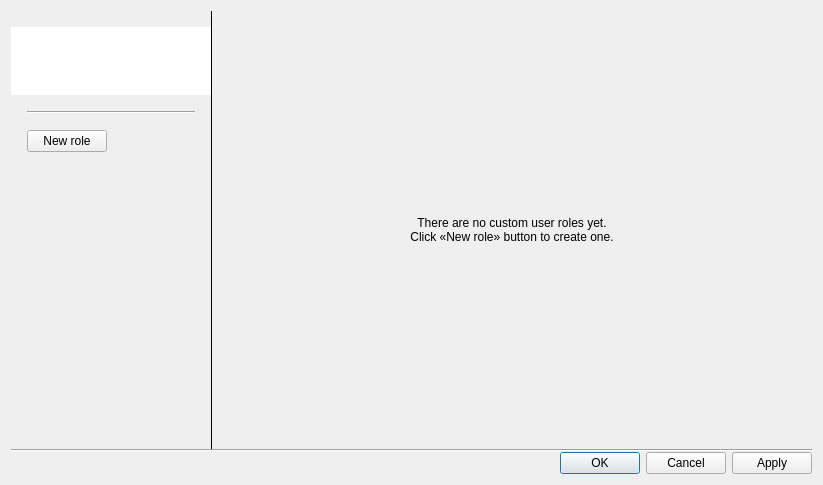
<?xml version="1.0" encoding="UTF-8"?>
<ui version="4.0">
 <class>UserGroupsDialog</class>
 <widget class="QDialog" name="UserGroupsDialog">
  <property name="geometry">
   <rect>
    <x>0</x>
    <y>0</y>
    <width>823</width>
    <height>485</height>
   </rect>
  </property>
  <property name="windowTitle">
   <string>User Roles</string>
  </property>
  <layout class="QGridLayout" name="gridLayout" columnstretch="0,0,1">
   <property name="spacing">
    <number>0</number>
   </property>
   <item row="1" column="0" colspan="3">
    <widget class="Line" name="line">
     <property name="orientation">
      <enum>Qt::Horizontal</enum>
     </property>
    </widget>
   </item>
   <item row="2" column="0" colspan="3">
    <widget class="QDialogButtonBox" name="buttonBox">
     <property name="orientation">
      <enum>Qt::Horizontal</enum>
     </property>
     <property name="standardButtons">
      <set>QDialogButtonBox::Apply|QDialogButtonBox::Cancel|QDialogButtonBox::Ok</set>
     </property>
    </widget>
   </item>
   <item row="0" column="2">
    <widget class="QStackedWidget" name="groupInfoStackedWidget">
     <property name="currentIndex">
      <number>0</number>
     </property>
     <widget class="QWidget" name="noGroupsPage">
      <layout class="QVBoxLayout" name="verticalLayout_2">
       <item>
        <widget class="QLabel" name="label">
         <property name="text">
          <string>There are no custom user roles yet.
Click «New role» button to create one.</string>
         </property>
         <property name="alignment">
          <set>Qt::AlignCenter</set>
         </property>
         <property name="wordWrap">
          <bool>true</bool>
         </property>
        </widget>
       </item>
      </layout>
     </widget>
     <widget class="QWidget" name="groupInfoPage">
      <layout class="QVBoxLayout" name="verticalLayout_3">
       <item>
        <widget class="QTabWidget" name="tabWidget">
         <property name="currentIndex">
          <number>-1</number>
         </property>
        </widget>
       </item>
      </layout>
     </widget>
    </widget>
   </item>
   <item row="0" column="0">
    <widget class="QnPanel" name="groupsPanel" native="true">
     <property name="minimumSize">
      <size>
       <width>200</width>
       <height>0</height>
      </size>
     </property>
     <layout class="QVBoxLayout" name="verticalLayout_4" stretch="1,0,0">
      <property name="spacing">
       <number>16</number>
      </property>
      <property name="leftMargin">
       <number>0</number>
      </property>
      <property name="topMargin">
       <number>16</number>
      </property>
      <property name="rightMargin">
       <number>0</number>
      </property>
      <property name="bottomMargin">
       <number>0</number>
      </property>
      <item>
       <widget class="QnTreeView" name="groupsTreeView">
        <property name="sizePolicy">
         <sizepolicy hsizetype="Expanding" vsizetype="Maximum">
          <horstretch>0</horstretch>
          <verstretch>0</verstretch>
         </sizepolicy>
        </property>
        <property name="minimumSize">
         <size>
          <width>0</width>
          <height>16</height>
         </size>
        </property>
        <property name="frameShape">
         <enum>QFrame::NoFrame</enum>
        </property>
        <property name="horizontalScrollBarPolicy">
         <enum>Qt::ScrollBarAlwaysOff</enum>
        </property>
        <property name="sizeAdjustPolicy">
         <enum>QAbstractScrollArea::AdjustToContents</enum>
        </property>
        <property name="editTriggers">
         <set>QAbstractItemView::NoEditTriggers</set>
        </property>
        <property name="rootIsDecorated">
         <bool>false</bool>
        </property>
        <property name="uniformRowHeights">
         <bool>true</bool>
        </property>
        <property name="headerHidden">
         <bool>true</bool>
        </property>
       </widget>
      </item>
      <item>
       <layout class="QVBoxLayout" name="verticalLayout">
        <property name="spacing">
         <number>16</number>
        </property>
        <property name="leftMargin">
         <number>16</number>
        </property>
        <property name="rightMargin">
         <number>16</number>
        </property>
        <item>
         <widget class="Line" name="groupsListUnderline">
          <property name="orientation">
           <enum>Qt::Horizontal</enum>
          </property>
         </widget>
        </item>
        <item>
         <widget class="QPushButton" name="newGroupButton">
          <property name="sizePolicy">
           <sizepolicy hsizetype="Fixed" vsizetype="Fixed">
            <horstretch>0</horstretch>
            <verstretch>0</verstretch>
           </sizepolicy>
          </property>
          <property name="text">
           <string>New role</string>
          </property>
         </widget>
        </item>
       </layout>
      </item>
      <item>
       <spacer name="verticalSpacer">
        <property name="orientation">
         <enum>Qt::Vertical</enum>
        </property>
        <property name="sizeHint" stdset="0">
         <size>
          <width>20</width>
          <height>16</height>
         </size>
        </property>
       </spacer>
      </item>
     </layout>
    </widget>
   </item>
   <item row="0" column="1">
    <widget class="Line" name="line_3">
     <property name="maximumSize">
      <size>
       <width>1</width>
       <height>16777215</height>
      </size>
     </property>
     <property name="frameShadow">
      <enum>QFrame::Plain</enum>
     </property>
     <property name="orientation">
      <enum>Qt::Vertical</enum>
     </property>
    </widget>
   </item>
  </layout>
 </widget>
 <customwidgets>
  <customwidget>
   <class>QnTreeView</class>
   <extends>QTreeView</extends>
   <header location="global">ui/widgets/common/tree_view.h</header>
  </customwidget>
  <customwidget>
   <class>QnPanel</class>
   <extends>QWidget</extends>
   <header location="global">ui/widgets/common/panel.h</header>
   <container>1</container>
  </customwidget>
 </customwidgets>
 <resources/>
 <connections/>
</ui>
